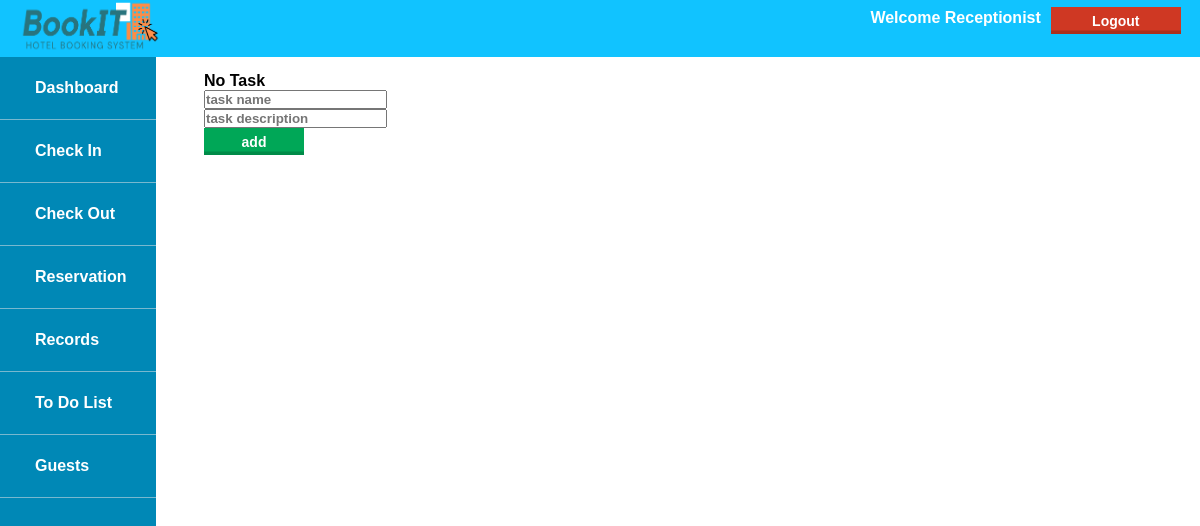
Page /receptionist_toDoList.php on the earlier database version.
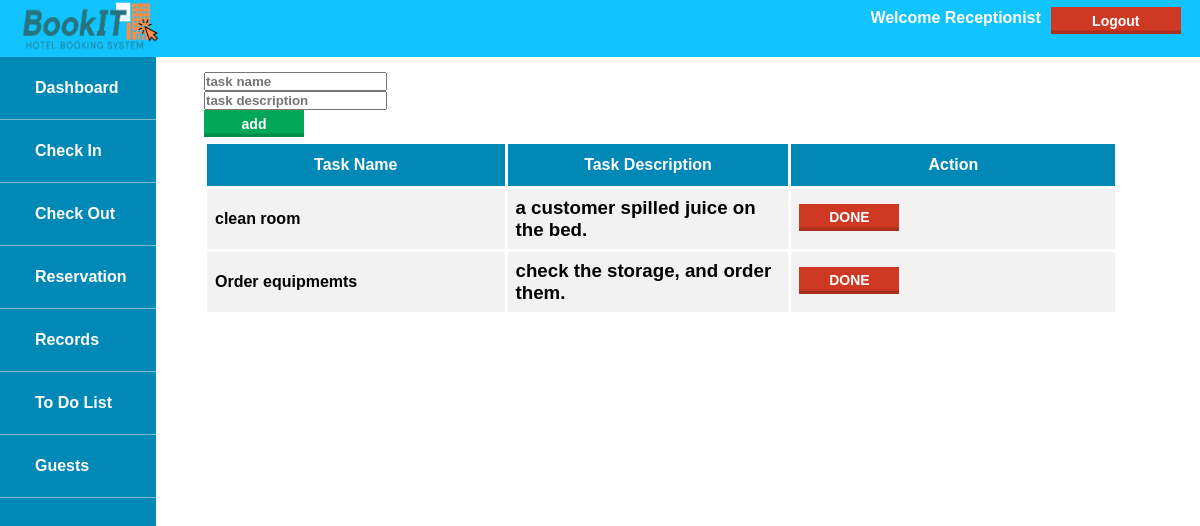
Same page on the later database version.
### tables this page shows
CREATE TABLE task(
        task_id INT NOT NULL AUTO_INCREMENT PRIMARY KEY,
        task_name varchar(100),
        task_desc VARCHAR(100),
        task_status  ENUM('COMPLETE','INCOMPLETE')
            );

### receptionist_toDoList.php (the view, shortened to what this page needs)
<!DOCTYPE html>
<html>
    <head>
        <link rel="stylesheet" href="style.css">
    </head>
    <body>
        <header>
        <div id="header">
        <img src="assets/bookIT_Logo.png">
        <div class="right-float">
                <a>
                    <form method="post" action="#">
                        <button class="Logoutbutton" name="logout">Logout</button>
                    </form>
                </a>
            </div>
            <div class="right-float">
                <p>Welcome Receptionist  </p>
            </div>
        </div>
        </header>
        <nav>
            <ul>
                <li id="logoli"><img src="assets/bookIT_Logo.png"></li>
                <li><a href="receptionist_dashboard.php">Dashboard</a></li>
                <li><a href="receptionist_checkin.php">Check In</a></li>
                <li><a href="receptionist_checkout.php">Check Out</a></li>
                <li><a href="receptionist_reservation.php">Reservation</a></li>
                <li><a href="receptionist_records.php">Records</a></li>
                <li><a href="#">To Do List</a></li>
                <li><a href="receptionist_guests.php">Guests</a></li>
            </ul>
        </nav>
        <div id="content">
    <?php
        include 'connection.php';
        $sql = "SELECT task_id,task_name,task_desc
    FROM task
    WHERE task_status!='COMPLETE'";
    $result = $conn->query($sql);
    if(mysqli_num_rows($result) > 0){
    echo "<table id='Table'>
            <th>Task Name</th>
            <th>Task Description</th>
            <th>Action</th><div style='overflow-y:auto;'>";
    while($row = $result->fetch_assoc()){
        echo "<tr><td><p>".$row['task_name']."</p></td><td><h3>".$row['task_desc']."</td>";
        echo "<form method='post' action=''>
        <input type='hidden' name='task_id' value='{$row['task_id']}'><td>
        <input type='submit' name='done' value='DONE' class='Checkoutbutton'>
        </h3></form></td></tr>";}
    echo "</div>";
    }else{
        echo 'No Task';
    }
?>
    <form action="" method="POST">
        <input type="text" name="task_name" placeholder="task name" required>
        <br>
        <input type="text" name="task_desc" placeholder="task description" required>
        <br>
        <input type="submit" name="add" value="add" class="Greenbutton">
    </form>
        </div>
    </body>
    </body>

Differences in the rows shown:
added task: task_name "clean room", task_desc "a customer spilled juice on the bed."
added task: task_name "Order equipmemts", task_desc "check the storage, and order them."
Other differences:
text no longer shown: "No Task"
text now shown: "Task Name Task Description Action"
